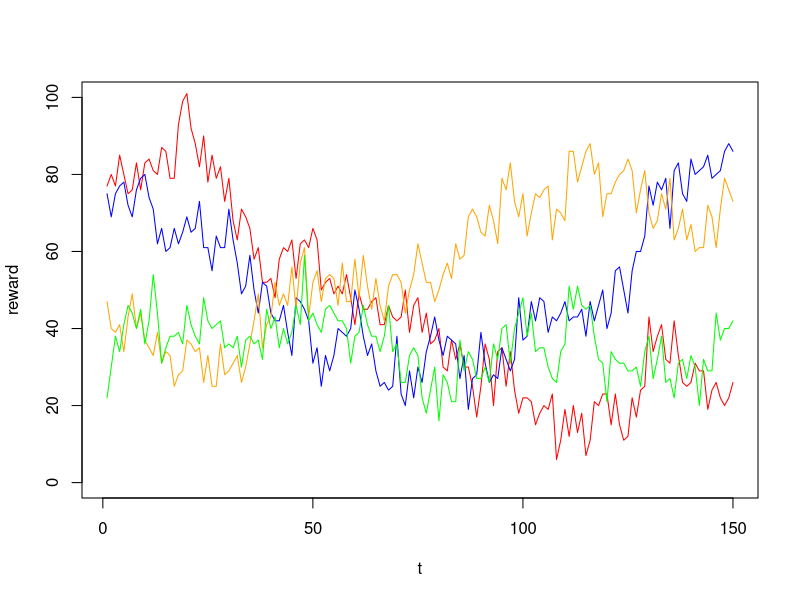
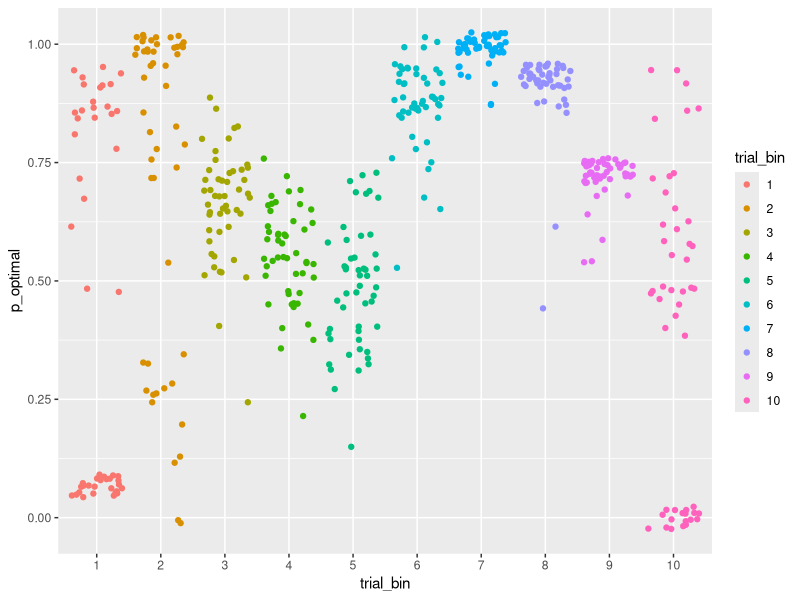

These charts were generated, in order, by the following R code:
## ---- chunk 1
knitr::opts_chunk$set(echo = TRUE)
## ---- chunk 2
# random walk function
RW <- function(N, x0, decay,theta, sd, diffusion_noise) {
  noise <- rnorm(n=N, mean=0, diffusion_noise)
  mu <- array()
  rewards <- array()
  mu[1] <- x0
  rewards[1] <- rnorm(1, x0, sd)
  for(t in 2:N){
    mu[t] <- mu[t-1]*decay + (1-decay) * theta + noise[t]
    rewards[t] <- rnorm(1, mu[t], sd)
  }
  return(round(rewards))
}

### some variables
total_trials <- 150
# initial values (can be changed!)
R1 <- 80 
R2 <- 70
R3 <- 40
R4 <- 30
# parameters from Daw 2006
decay_parameter <- 0.9836
decay_center <- 50
observation_sd <- 4
diffusion_sd <- 2.8

# simulate rewards for the 4 bandits
set.seed(2021)
P1<-RW(total_trials, R1, decay_parameter, decay_center, observation_sd, diffusion_sd)
P2<-RW(total_trials, R2, decay_parameter, decay_center, observation_sd, diffusion_sd)
P3<-RW(total_trials, R3, decay_parameter, decay_center, observation_sd, diffusion_sd)
P4<-RW(total_trials, R4, decay_parameter, decay_center, observation_sd, diffusion_sd)

# plot reward schedule
plot(P1,  ylim=c(0,100),
     xlab="t",ylab="reward", 
     typ='l', col="red")
lines(P2, col="blue")
lines(P3, col="orange")
lines(P4, col="green")

reward_schedule <- cbind(P1,P2,P3,P4)
# there's a reward value that's actually 101...
## ---- chunk 3
# choice function
soft_max <- function(b, val, eb, pb){
  sumExp <- exp(b * (val[1] + eb[1] +  pb[1])) + exp(b * (val[2] + eb[2] +  pb[2])) +
    exp(b * (val[3] + eb[3] +  pb[3])) + exp(b * (val[4] + eb[4] +  pb[4]))
  choiceProb1 <- exp(b * (val[1] + eb[1] +  pb[1]))/sumExp
  choiceProb2 <- exp(b * (val[2] + eb[2] +  pb[2]))/sumExp
  choiceProb3 <- exp(b * (val[3] + eb[3] +  pb[3]))/sumExp
  choiceProb4 <- exp(b * (val[4] + eb[4] +  pb[4]))/sumExp
  return(c(choiceProb1,choiceProb2,choiceProb3,choiceProb4))
}

sim_subject <- function(beta, phi, persev){
# initialize choice, reward, expected value, and observation variance arrays
choice <- rep(0,total_trials)
reward <- rep(0,total_trials)
pe <- rep(0,total_trials)
Kgain <- rep(0,total_trials)
v <- rep(50,4) # initial value at 50 points; 4 choices
sigma <- rep(observation_sd, 4)

# simulate choices for each trial
for (t in 1:total_trials){
  explo_bonus <- phi * sigma
  persv_bonus <- rep(0,4)
  
  if(t>1){
    # update perserveration bonus based on last trial's choice
    persv_bonus[choice[t-1]] <- persev
  }
  
  # simulate choice on trial t based on softmax rule
  choice[t] <- sample(4, size = 1, prob = soft_max(beta,v,explo_bonus,persv_bonus))
  
  # get reward from reward schedule based on simulated choice
  reward[t] <- reward_schedule[t,choice[t]]
  
  # calculate prediction error
  pe[t] <- reward[t] - v[choice[t]]
  
  # Kalman gain
  Kgain[t] = sigma[choice[t]]^2 / (sigma[choice[t]]^2 + observation_sd^2)
  
  # posterior variance for the chosen option
  sigma[choice[t]] = sqrt( (1 - Kgain[t]) * sigma[choice[t]]^2 )
  
  # expected value update
  v[choice[t]] = v[choice[t]] + Kgain[t] * pe[t]
  
  # between-trial update based on gaussian random walk
  v = decay_parameter * v + (1-decay_parameter) * decay_center;  
  
  # update obseration variance for all bandits
  for (j in 1:4) {
      sigma[j] = sqrt( decay_parameter^2 * sigma[j]^2 + diffusion_sd^2 );
  }
}
return(as.data.frame(cbind(reward, choice)))
}
## ---- chunk 4
Nsub <- 50

# parameter values (based on posterior estimates in Chakroun's winning model)
#### tweak these to change agent behavior
betas = rnorm(Nsub, 0.3, 0.1)
phis = rnorm(Nsub, 1.5, 0.1)
persevs = rnorm(Nsub, 4, 0.1)

# simuluate data for all subjects
sim_data <- data.frame(matrix(ncol = 4, nrow = total_trials*Nsub))
colnames(sim_data) <- c("subject","trialnum","choice","reward")
for (s in 1:Nsub){
  start_ind <- (s-1)*total_trials+1
  end_ind <- s*total_trials
  sub_sim <- sim_subject(betas[s],phis[s],persevs[s])
  sim_data$subject[start_ind:end_ind] <- rep(s,total_trials)
  sim_data$trialnum[start_ind:end_ind] <- 1:total_trials
  sim_data$choice[start_ind:end_ind] <- sub_sim$choice
  sim_data$reward[start_ind:end_ind] <- sub_sim$reward
}
## ---- chunk 5
library(dplyr)
library(ggplot2)
# check whether each choice was the optimal arm
for (t in 1:nrow(sim_data)){
  sim_data$optimal[t] <- which.max(reward_schedule[sim_data$trialnum[t],])==sim_data$choice[t]
}

binned_p_optimal <- sim_data %>%
  mutate(trial_bin = case_when(
    trialnum < 16 ~ 1,
    trialnum < 31 ~ 2,
    trialnum < 46 ~ 3,
    trialnum < 61 ~ 4,
    trialnum < 76 ~ 5,
    trialnum < 91 ~ 6,
    trialnum < 106 ~ 7,
    trialnum < 120 ~ 8,
    trialnum < 136 ~ 9,
    TRUE ~ 10
  )) %>%
  group_by(subject, trial_bin) %>%
  summarise(p_optimal = sum(optimal)/15)

binned_p_optimal%>%
  mutate(trial_bin = as.factor(trial_bin))%>%
  ggplot(aes(x = trial_bin, y = p_optimal))+
  geom_jitter(aes(color = trial_bin))
